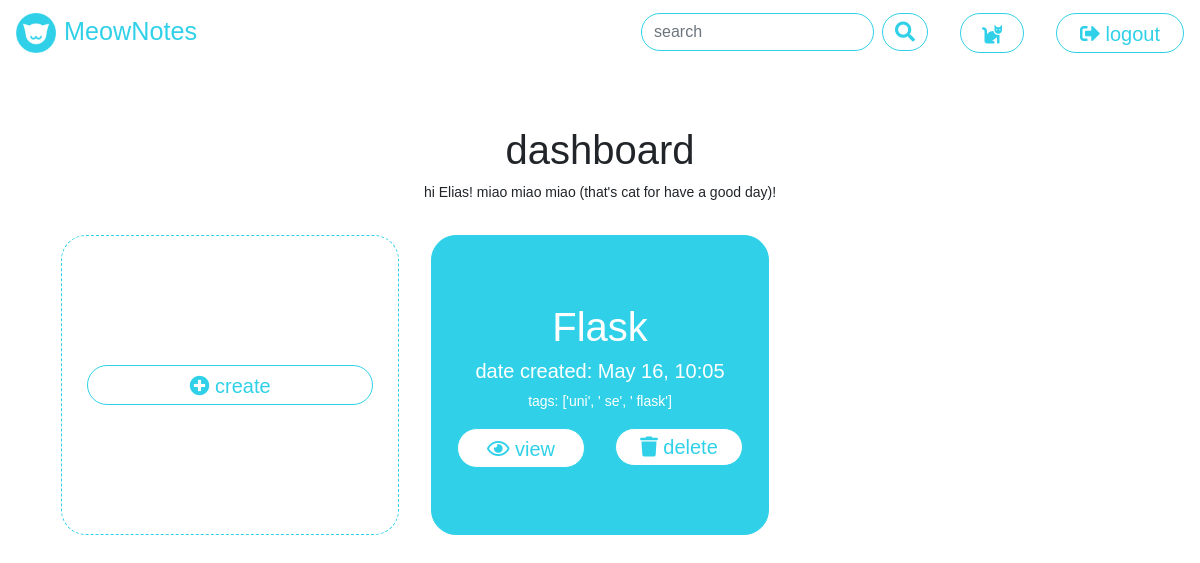
The page /dashboard (signed in) on the database as committed earlier.
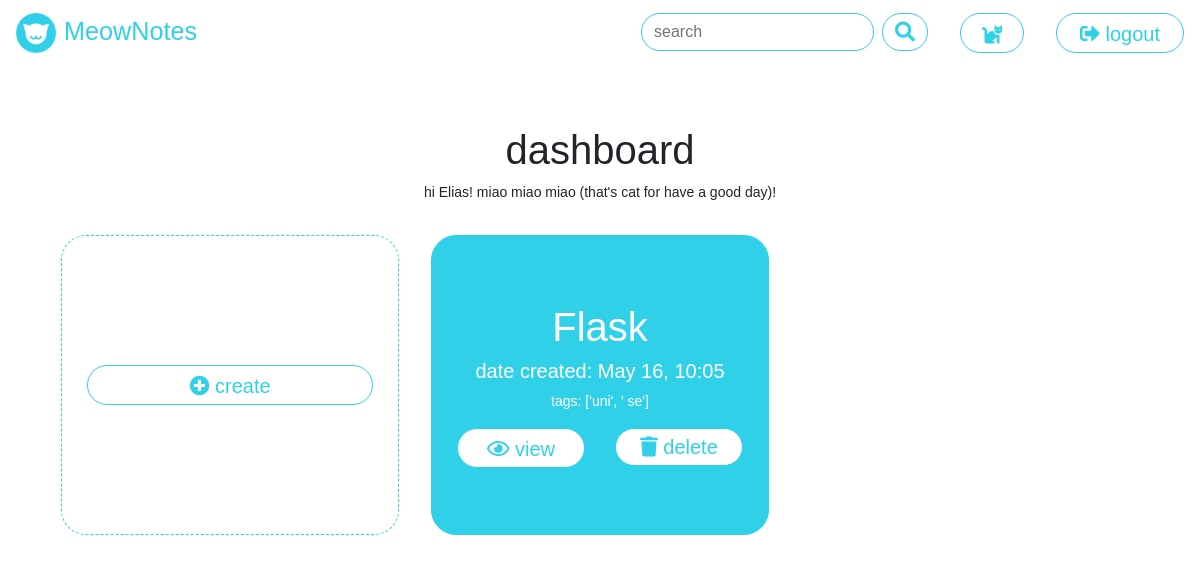
The same page on the database as committed later.
### tables this page shows
CREATE TABLE "notes" (
 "id" INTEGER UNIQUE,
 "uid" INTEGER NOT NULL,
 "date_created" TEXT NOT NULL,
 "title" TEXT NOT NULL,
 "tags" TEXT,
 "content" BLOB NOT NULL,
 PRIMARY KEY("id")
);

### meownotes/pawprint.py (the view)
@MEOW_BP.route("/dashboard")
def dashboard():
    if g.uid:
        session_user = g.username
        uid = g.uid
        db_user_results = get_notes_by_user(uid)
        note_data = process_note_results(db_user_results)
        msg = create_welcome_message(session_user)
        return render_template("dashboard.html", msg=msg, menu_item="logout", data=note_data)
    return redirect("/")

### meownotes/dbquery.py (called while the page is built)
def get_db():
    if DEBUG:
        print(">>> INFO: MeowNotes database configured is: %s" % current_app.config["DATABASE"])
    if "db" not in g:
        g.db = sqlite3.connect(
            current_app.config["DATABASE"],
            detect_types=sqlite3.PARSE_DECLTYPES
        )
        g.db.row_factory = sqlite3.Row
    return g.db

def execute_select(query):
    meownotes_db = get_db()
    result = meownotes_db.execute(query).fetchall()
    return result

def get_user_by_name(username):
    query_input_items = [{"val": username, "cols": ["username"],
                          "type": "exact", "condition": True}]
    query = prepare_query("GET_CONDITIONAL", "users", query_input_items)
    results = execute_select(query)
    return results

def get_id_by_user(username):
    db_res = get_user_by_name(username)
    db_user = parse_user(db_res[0])
    uid = db_user["uid"]
    return uid

def get_notes_by_user(uid):
    query_input_items = [{"val": uid, "cols": ["uid"], "type": "exact", "condition": True}]
    query = prepare_query("GET_CONDITIONAL", "notes", query_input_items)
    results = execute_select(query)
    return results

def parse_user(db_result):
    result = {
        "uid": db_result[0],
        "username": db_result[1],
        "password": db_result[2]
    }
    return result

def parse_note(db_note):
    real_date = dateutil.parser.parse(db_note[2])
    result = {
        "note_id": db_note[0],
        "uid": db_note[1],
        "date_created": db_note[2],
        "ui_date": real_date.strftime('%b %d, %H:%m'),
        "title": db_note[3],
        "tags": db_note[4].split(","),
        "content": db_note[5],
    }
    return result

def process_note_results(db_notes):
    parsed_notes = []
    for db_note in db_notes:
        parsed_notes.append(parse_note(db_note))
    parsed_notes.sort(key=operator.itemgetter('date_created'))
    return parsed_notes

### meownotes/pawprint.py (called while the page is built)
@MEOW_BP.before_app_request
def check_user_logged_in():
    if session.get("username") is not None:
        g.username = session.get("username")
        g.uid = get_id_by_user(session.get("username"))
    else:
        g.uid = None

### meownotes/utils.py (called while the page is built)
def format_value_for_db(value, cols, paramtype):
    if isinstance(value, int) or "id" in cols:
        result = str(value)
    elif paramtype == "contains":
        result = "'%" + value + "%'"
    else:
        result = "'" + value + "'"
    return result

### meownotes/templates/dashboard.html (shortened to what this page needs)
<!DOCTYPE html>
<html lang="en" dir="ltr">
{% extends "meownotes.html" %}
  {% block head %}
  {{ super() }}
  {% endblock %}
  {% block content %}
  <div class="content main">
    <div class="row">
      <div class="col my-auto text-center">
        <div class="my-auto">
          <h1>dashboard</h1>
          {{msg}}
        </div>
      </div>
    </div>
    <div class="row dash-notes-row align-items-center">
      <div class="col-4 text-center dash-notes-col my-auto">
        <div class="dashboard-note-prompt card">
          <div class="card-contents my-auto">
            <div class="row">
              <div class="col">
                <div class="meownotes-button meownotes-link my-auto meownotes-go-accent">
                  <span class="align-middle">
                    <a href="{{ url_for('pawprint.create') }}">
                      <i class="fas fa-plus-circle"></i> create
                    </a>
                  </span>
                </div>
              </div>
            </div>
          </div>
        </div>
      </div>
      {% for note in data %}
      <div class="col-4 text-center dash-notes-col my-auto">
        <div class="dashboard-note card">
          <div class="card-contents my-auto">
            <div class="row">
              <div class="col">
                <h1>{{ note['title'] }}</h1>
              </div>
            </div>
            <div class="row">
              <div class="col">
                <h5>date created: {{ note['ui_date'] }}</h5>
              </div>
            </div>
            <div class="row">
              <div class="col">
                <p>tags: {{ note['tags'] }}</p>
              </div>
            </div>
            <div class="row">
              <div class="col-6">
                <div class="meownotes-button meownotes-link my-auto meownotes-go-accent">
                  <span class="align-middle">
                    <a href="{{ url_for('pawprint.view', id=note['note_id']) }}"><i class="far fa-eye"></i> view</a>
                  </span>
                </div>
              </div>
              <div class="col-6">
                <form method="POST" action="{{ url_for('pawprint.delete') }}">
                  <button class="meownotes-button meownotes-link btn btn-med btn-primary btn-block meownotes-bg-warning"
                    type="submit"><i class="fas fa-trash"></i> delete</button>
                </form>
              </div>
            </div>
          </div>
        </div>
      </div>
      {% endfor %}
    </div>
  </div>
  {% endblock %}

### meownotes/templates/meownotes.html (shortened to what this page needs)
<!DOCTYPE html>
<html lang="en" dir="ltr">
<head>
    {% block head %}
    <link rel="stylesheet" href="{{ url_for('static', filename='css/fonts.css') }}">
    <link rel="stylesheet" href="{{ url_for('static', filename='css/bootstrap-4.3.1/bootstrap.min.css') }}">
    <link rel="stylesheet" href="{{ url_for('static', filename='css/main.css') }}">
    <link rel="stylesheet" href="https://use.fontawesome.com/releases/v5.8.1/css/all.css"
>
    {% endblock %}
</head>
<body>
    <nav class="navbar navbar-dark bg-dark">
        <a class="navbar-brand app-title" href="{{ url_for('pawprint.dashboard') }}"><img
                src="{{ url_for('static', filename='img/logo.png') }}"
                style="max-width:40px;margin-right:0.5rem;">MeowNotes
        </a>
        <div style="display:flex; flex-direction: row">
            {% if menu_item == "logout" %}
            <form method="POST" action="{{ url_for('pawprint.search') }}" class="ml-1 mr-1">
                <div class="input-group">
                    <input type="text" id="search" name="search" class="form-control mr-mini meownotes-input"
                        placeholder="search" required="">
                    <span class="input-group-btn">
                        <button class="meownotes-button btn btn-med btn-primary btn-block" type="submit"
                            data-toggle="tooltip" title="search for a note"><i class="fas fa-search"></i>
                        </button>
                    </span>
                </div>
            </form>
            {% endif %}
            <div class="meownotes-button meownotes-link ml-1 mr-1"
                style="width:4rem;line-height:1.2" data-toggle="tooltip"
                title="view a cat!">
                <span class="align-middle">
                    <a href="{{ url_for('pawprint.cat') }}"><i class="fas fa-cat"></i></a>
                </span>
            </div>
            <div class="meownotes-button meownotes-link ml-1"
                style="width:8rem;line-height:1.2">
                <span class="align-middle">
                    {% if menu_item == 'logout' %}
                    <a href="{{ url_for('pawprint.logout') }}"><i class="fas fa-sign-out-alt"></i> {{menu_item}}</a>
                    {% else %}
                    <a href="{{ url_for('pawprint.landing') }}"><i class="fas fa-sign-in-alt"></i> {{menu_item}}</a>
                    {% endif %}
                </span>
            </div>
        </div>
    </nav>
    {% block content %}
    {% endblock %}
</body>
</html>

### meownotes/static/css/main.css (style rules this page uses)
body { font-family: "Montserrat", sans-serif; font-size: 14px; }
a { text-decoration: none !important; }
h1 { font-weight: 500; }
:root { --meownotes-blue: #30D1E8; --meownotes-light: #FFFFFF; --meownotes-yellow: #FFB20F; --meownotes-red: #EA526F; }
.ml-1 { margin-left: 1rem !important; }
.mr-1 { margin-right: 1rem !important; }
.mr-mini { margin-right: 0.5rem !important; }
.navbar.navbar-dark.bg-dark, .navbar .navbar-brand { background-color: var(--meownotes-light) !important; color: var(--meownotes-blue) !important; }
.app-title { font-weight: 300; font-size: 180%; }
.meownotes-input { border-radius: 25px !important; border: 1px solid var(--meownotes-blue); line-height: 1.2; }
.meownotes-button { line-height: 1.2; font-size: 1.25rem; text-align: center; padding: .375rem .75rem; border-radius: 25px !important; background-color: var(--meownotes-light); color: var(--meownotes-blue); border: 1px solid var(--meownotes-blue); }
.meownotes-link { padding: .375rem .75rem; width: 100%; margin: auto; display: inline-table; }
.meownotes-link>span, .meownotes-link>span>a { color: var(--meownotes-blue); }
.main { padding: 60px; height: calc(100vh - 56px); }
.dash-notes-row { height: 100%; }
.dash-notes-col { padding: 1rem; margin-top: 1rem !important; }
.dash-notes-col { height: 325px; }
.dashboard-note-prompt, .dashboard-note { height: 300px; border-radius: 25px; padding-left: 25px; padding-right: 25px; }
.dashboard-note-prompt { background-color: var(--meownotes-light); border: 1px dashed var(--meownotes-blue); color: var(--meownotes-blue); }
.dashboard-note { background-color: var(--meownotes-blue); border: 1px solid var(--meownotes-blue); color: var(--meownotes-light); }

Rows that differ between the two databases and show on the page:
changed notes "Flask": tags "['uni', ' se', ' flask']" → "['uni', ' se']"
